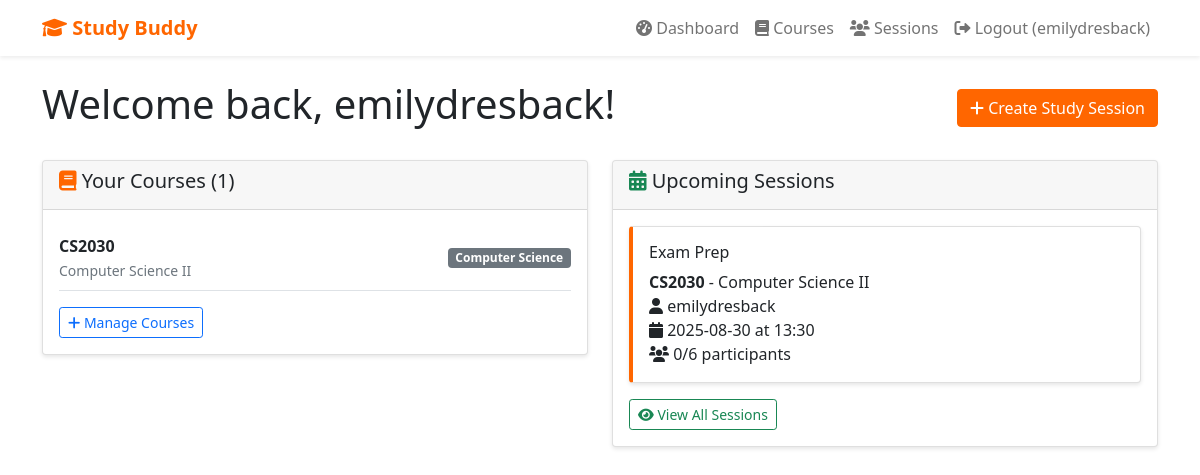
The app's page /dashboard (signed in) with its own data.
### tables this page shows
CREATE TABLE users (
        id INTEGER PRIMARY KEY AUTOINCREMENT,
        username TEXT UNIQUE NOT NULL,
        email TEXT UNIQUE NOT NULL,
        password_hash TEXT NOT NULL,
        created_at TIMESTAMP DEFAULT CURRENT_TIMESTAMP
    );

CREATE TABLE courses (
        id INTEGER PRIMARY KEY AUTOINCREMENT,
        course_code TEXT NOT NULL,
        course_name TEXT NOT NULL,
        department TEXT NOT NULL
    );

CREATE TABLE study_sessions (
        id INTEGER PRIMARY KEY AUTOINCREMENT,
        creator_id INTEGER,
        course_id INTEGER,
        title TEXT NOT NULL,
        description TEXT,
        session_date DATE,
        session_time TIME,
        duration INTEGER DEFAULT 60,
        location TEXT,
        max_participants INTEGER DEFAULT 4,
        status TEXT DEFAULT 'open',
        created_at TIMESTAMP DEFAULT CURRENT_TIMESTAMP,
        FOREIGN KEY (creator_id) REFERENCES users (id),
        FOREIGN KEY (course_id) REFERENCES courses (id)
    );

### app.py (the view)
@app.route('/dashboard')
def dashboard():
    if 'user_id' not in session:
        return redirect(url_for('login'))
    conn = get_db_connection()
    user_courses = conn.execute('''
        SELECT c.id, c.course_code, c.course_name, c.department
        FROM courses c
        JOIN user_courses uc ON c.id = uc.course_id
        WHERE uc.user_id = ?
    ''', (session['user_id'],)).fetchall()
    upcoming_sessions = conn.execute('''
        SELECT s.*, c.course_code, c.course_name, u.username as creator_name,
               COUNT(sp.id) as participant_count
        FROM study_sessions s
        JOIN courses c ON s.course_id = c.id
        JOIN users u ON s.creator_id = u.id
        LEFT JOIN session_participants sp ON s.id = sp.session_id AND sp.status = 'confirmed'
        WHERE s.course_id IN (
            SELECT course_id FROM user_courses WHERE user_id = ?
        ) AND s.session_date >= date('now')
        GROUP BY s.id
        ORDER BY s.session_date, s.session_time
        LIMIT 5
    ''', (session['user_id'],)).fetchall()
    conn.close()
    return render_template('dashboard.html',
                         user_courses=user_courses,
                         upcoming_sessions=upcoming_sessions)

### app.py (called while the page is built)
def get_db_connection():
    conn = sqlite3.connect(DB_PATH)
    conn.row_factory = sqlite3.Row
    return conn

### templates/dashboard.html (shortened to what this page needs)
{% extends "base.html" %}
{% block content %}
<div class="d-flex justify-content-between align-items-center mb-4">
    <h1>Welcome back, {{ session.username }}!</h1>
    <a href="{{ url_for('create_session') }}" class="btn btn-primary">
        <i class="fas fa-plus"></i> Create Study Session
    </a>
</div>
<div class="row">
    <div class="col-md-6">
        <div class="card">
            <div class="card-header">
                <h5><i class="fas fa-book text-primary"></i> Your Courses ({{ user_courses|length }})</h5>
            </div>
            <div class="card-body">
                {% if user_courses %}
                    {% for course in user_courses %}
                    <div class="d-flex justify-content-between align-items-center border-bottom py-2">
                        <div>
                            <strong>{{ course.course_code }}</strong><br>
                            <small class="text-muted">{{ course.course_name }}</small>
                        </div>
                        <span class="badge bg-secondary">{{ course.department }}</span>
                    </div>
                    {% endfor %}
                    <div class="mt-3">
                        <a href="{{ url_for('courses') }}" class="btn btn-outline-primary btn-sm">
                            <i class="fas fa-plus"></i> Manage Courses
                        </a>
                    </div>
                {% endif %}
            </div>
        </div>
    </div>
    <div class="col-md-6">
        <div class="card">
            <div class="card-header">
                <h5><i class="fas fa-calendar-alt text-success"></i> Upcoming Sessions</h5>
            </div>
            <div class="card-body">
                {% if upcoming_sessions %}
                    {% for session in upcoming_sessions %}
                    <div class="card study-session-card mb-3">
                        <div class="card-body">
                            <h6>{{ session.title }}</h6>
                            <p class="card-text">
                                <strong>{{ session.course_code }}</strong> - {{ session.course_name }}<br>
                                <i class="fas fa-user"></i> {{ session.creator_name }}<br>
                                <i class="fas fa-calendar"></i> {{ session.session_date }} at {{ session.session_time }}<br>
                                <i class="fas fa-users"></i> {{ session.participant_count }}/{{ session.max_participants }} participants
                            </p>
                        </div>
                    </div>
                    {% endfor %}
                    <a href="{{ url_for('sessions') }}" class="btn btn-outline-success btn-sm">
                        <i class="fas fa-eye"></i> View All Sessions
                    </a>
                {% endif %}
            </div>
        </div>
    </div>
</div>
{% endblock %}

### templates/base.html (shortened to what this page needs)
<!DOCTYPE html>
<html lang="en">
<head>
    <link href="https://cdn.jsdelivr.net/npm/bootstrap@5.1.3/dist/css/bootstrap.min.css" rel="stylesheet">
    <link href="https://cdnjs.cloudflare.com/ajax/libs/font-awesome/6.0.0/css/all.min.css" rel="stylesheet">
</head>
<body>
    <nav class="navbar navbar-expand-lg navbar-light bg-white shadow-sm">
        <div class="container">
            <a class="navbar-brand" href="{{ url_for('index') }}">
                <i class="fas fa-graduation-cap"></i> Study Buddy
            </a>
            <div class="navbar-nav ms-auto">
                {% if session.user_id %}
                    <a class="nav-link" href="{{ url_for('dashboard') }}">
                        <i class="fas fa-tachometer-alt"></i> Dashboard
                    </a>
                    <a class="nav-link" href="{{ url_for('courses') }}">
                        <i class="fas fa-book"></i> Courses
                    </a>
                    <a class="nav-link" href="{{ url_for('sessions') }}">
                        <i class="fas fa-users"></i> Sessions
                    </a>
                    <a class="nav-link" href="{{ url_for('logout') }}">
                        <i class="fas fa-sign-out-alt"></i> Logout ({{ session.username }})
                    </a>
                {% endif %}
            </div>
        </div>
    </nav>
    <main class="container mt-4">
        {% block content %}{% endblock %}
    </main>
</body>
</html>

### templates/base.html (style rules this page uses)
:root { --clemson-orange: #ff6600; }
.navbar-brand { font-weight: bold; color: var(--clemson-orange) !important; }
.btn-primary { background-color: var(--clemson-orange); border-color: var(--clemson-orange); }
.text-primary { color: var(--clemson-orange) !important; }
.study-session-card { border-left: 4px solid var(--clemson-orange); }
.card { box-shadow: 0 2px 4px rgba(0,0,0,0.1); margin-bottom: 20px; }

### records on screen
users: username "emilydresback"
courses: course_code "CS2030", course_name "Computer Science II", department "Computer Science"
study_sessions: title "Exam Prep", course_code "CS2030", course_name "Computer Science II", creator_name "emilydresback", session_date "2025-08-30", session_time "13:30", participant_count "0", max_participants "6"

### other values on screen
{{ user_courses|length }} "1"
